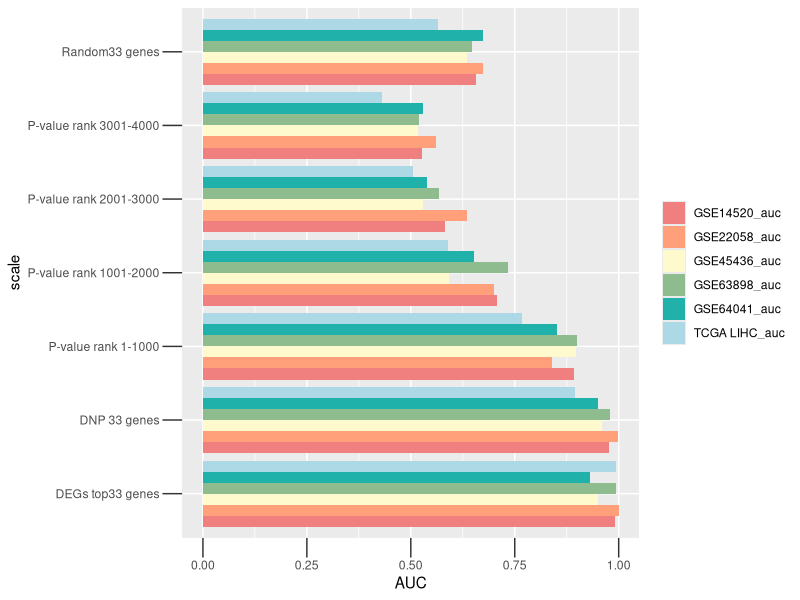

Recreate this plot in R.
setwd('D:\\A_My_Data\\HCC\\1_data\\validation_3')
library(reshape2)
library(ggplot2)
library(ggthemes)
library(RColorBrewer)

#mydata <- melt(data1,id.vars="Conpany",variable.name="Year",value.name="Sale")

#top_clu<-read.table("t_test_AUC.txt",header=T,sep='\t')
# random33<-read.table("mean_auc_random33.txt",header=T,sep='\t')
# mean_auc_p_1_1000<-read.table("mean_auc_p_1_1000.txt",header=T,sep='\t')
# mean_auc_p_1001_2000<-read.table("mean_auc_p_1001_2000.txt",header=T,sep='\t')
# mean_auc_p_2001_3000<-read.table("mean_auc_p_2001_3000.txt",header=T,sep='\t')
# mean_auc_p_3001_4000<-read.table("mean_auc_p_3001_4000.txt",header=T,sep='\t')

top_clu<-read.table("limma_top33_AUC.txt",header=T,sep='\t')
random33<-read.table("limma_mean_auc_random33.txt",header=T,sep='\t')
mean_auc_p_1_1000<-read.table("limma_mean_auc_p_1_1000.txt",header=T,sep='\t')
mean_auc_p_1001_2000<-read.table("limma_mean_auc_p_1001_2000.txt",header=T,sep='\t')
mean_auc_p_2001_3000<-read.table("limma_mean_auc_p_2001_3000.txt",header=T,sep='\t')
mean_auc_p_3001_4000<-read.table("limma_mean_auc_p_3001_4000.txt",header=T,sep='\t')


all_auc<-cbind(random33,mean_auc_p_1_1000,mean_auc_p_1001_2000,mean_auc_p_2001_3000,mean_auc_p_3001_4000)
colnames(all_auc)<-c('random33','mean_auc_p_1_1000','mean_auc_p_1001_2000','mean_auc_p_2001_3000','mean_auc_p_3001_4000')
row.names(all_auc)<-c('GSE14520_auc','GSE22058_auc','GSE63898_auc','GSE64041_auc','GSE45436_auc','TCGA LIHC_auc')

mod3<-data.frame(top_clu$clu3_AUC)
colnames(mod3)<-"x"
top33<-data.frame(top_clu$t_test_AUC)
colnames(top33)<-"x"


t0<-cbind(mod3,scale="DNP 33 genes",data=row.names(all_auc))
t1<-cbind(top33,scale="DEGs top33 genes",data=row.names(all_auc))
t2<-cbind(mean_auc_p_1_1000,scale="P-value rank 1-1000",data=row.names(all_auc))
t3<-cbind(mean_auc_p_1001_2000,scale="P-value rank 1001-2000",data=row.names(all_auc))
t4<-cbind(mean_auc_p_2001_3000,scale="P-value rank 2001-3000",data=row.names(all_auc))
t5<-cbind(mean_auc_p_3001_4000,scale="P-value rank 3001-4000",data=row.names(all_auc))
t6<-cbind(random33,scale="Random33 genes",data=row.names(all_auc))


mydata<-rbind(t6,t5,t4,t3,t2,t1,t0)
colnames(mydata)[1]<-"AUC"

mypalette2<-brewer.pal(6,"Set3")
mypalette2<-c( "#FFFFB3", "#FDB462", "#FB8072" ,"#BEBADA","#80B1D3","#8DD3C7" )
mypalette2<-c("#8DD3C7" , "lightyellow","#FDB462", "#80B1D3", "#FB8072", "#BEBADA" )
mypalette2<-c( "lightcoral","lightsalmon" , "lemonchiffon","darkseagreen","lightseagreen", "lightblue" )


ggplot(mydata,aes(scale,AUC,fill=data))+
  geom_bar(stat="identity",position="dodge")+
  theme(axis.ticks.length=unit(0.5,'cm'))+
  guides(fill=guide_legend(title=NULL))+
  scale_fill_manual(values = mypalette2)+
  coord_flip()
  


